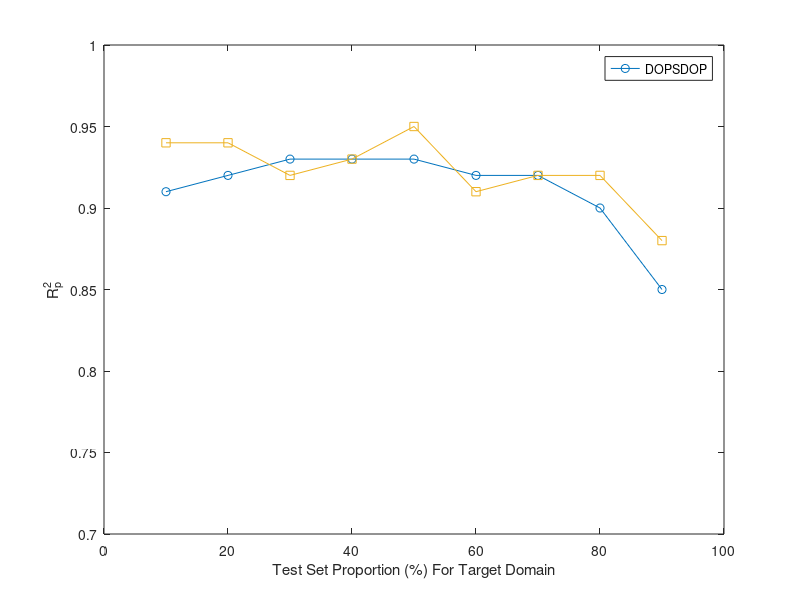

The MATLAB script that drew this image: (Note: this script raises an error after producing the figure.)
dop_R2 = [];
sdop_R2 = [];
xtk = 10:10:90
%change splite_percent and record the results as follows:
% dop_R2(1) = 0.91;
% sdop_R2(1) = 0.95;
% dop_R2(2) = 0.92;
% sdop_R2(2) = 0.94;
% dop_R2(3) = 0.93;
% sdop_R2(3) = 0.93;
% dop_R2(4) = 0.93;
% sdop_R2(4) = 0.92;
% dop_R2(5) = 0.93;
% sdop_R2(5) = 0.91;
% dop_R2(6) = 0.92;
% sdop_R2(6) = 0.91;
% dop_R2(7) = 0.92;
% sdop_R2(7) = 0.90;
% dop_R2(8) = 0.90;
% sdop_R2(8) = 0.90;
% dop_R2(9) = 0.86;
% sdop_R2(9) = 0.86;



%//mp6tomp5
dop_R2 = [0.91,0.92,0.93,0.93,0.93,0.92,0.92,0.90,0.85];
sdop_R2 = [0.94,0.94,0.92,0.93,0.95,0.91,0.92,0.92,0.88];
 fileName = "mp6tomp5_splite";
fig = figure('name',fileName);
plot(xtk,dop_R2,'-o',LineWidth=1.5);
hold on;
plot(xtk,sdop_R2,'-s',LineWidth=1.5);
legend(["DOP","SDOP"]);
ylabel("R^2_p");
xlabel("Test Set Proportion (%) For Target Domain");
ylim([0.7 1.0]);
SCIPlot;
MySaveFig(fig,fileName);
dop_R2 = [];
sdop_R2 = [];
%change splite_percent and record the results as follows:
% dop_R2(1) = 0.95;
% sdop_R2(1) = 0.95;
% 
% dop_R2(2) = 0.92;
% sdop_R2(2) = 0.93;
% 
% dop_R2(3) = 0.96;
% sdop_R2(3) = 0.95;
% 
% dop_R2(4) = 0.88;
% sdop_R2(4) = 0.87;
% 
% dop_R2(5) = 0.92;
% sdop_R2(5) = 0.89;
% 
% dop_R2(6) = 0.95;
% sdop_R2(6) = 0.88;
% 
% dop_R2(7) = 0.93;
% sdop_R2(7) = 0.89;
% dop_R2(8) = 0.83;
% sdop_R2(8) = 0.86;
% dop_R2(9) = 0.53;
% sdop_R2(9) = 0.47;
%//sepc2tospec1
dop_R2 = [0.99,0.99,0.99,0.99,0.99,0.98,0.97,0.80,0.80];
sdop_R2 = [0.99,0.98,0.98,0.99,0.99,0.98,0.98,0.79,0.75];

 
fileName = "spec2tospec1_splite";
fig = figure('name',fileName);
plot(xtk,dop_R2,'-o',LineWidth=1.5);
hold on;
plot(xtk,sdop_R2,'-s',LineWidth=1.5);
legend(["DOP","SDOP"]);
ylabel("R^2_p");
xlabel("Test Set Proportion (%) For Target Domain");
%ylim([0.5 1.0]);
SCIPlot;

MySaveFig(fig,fileName);
